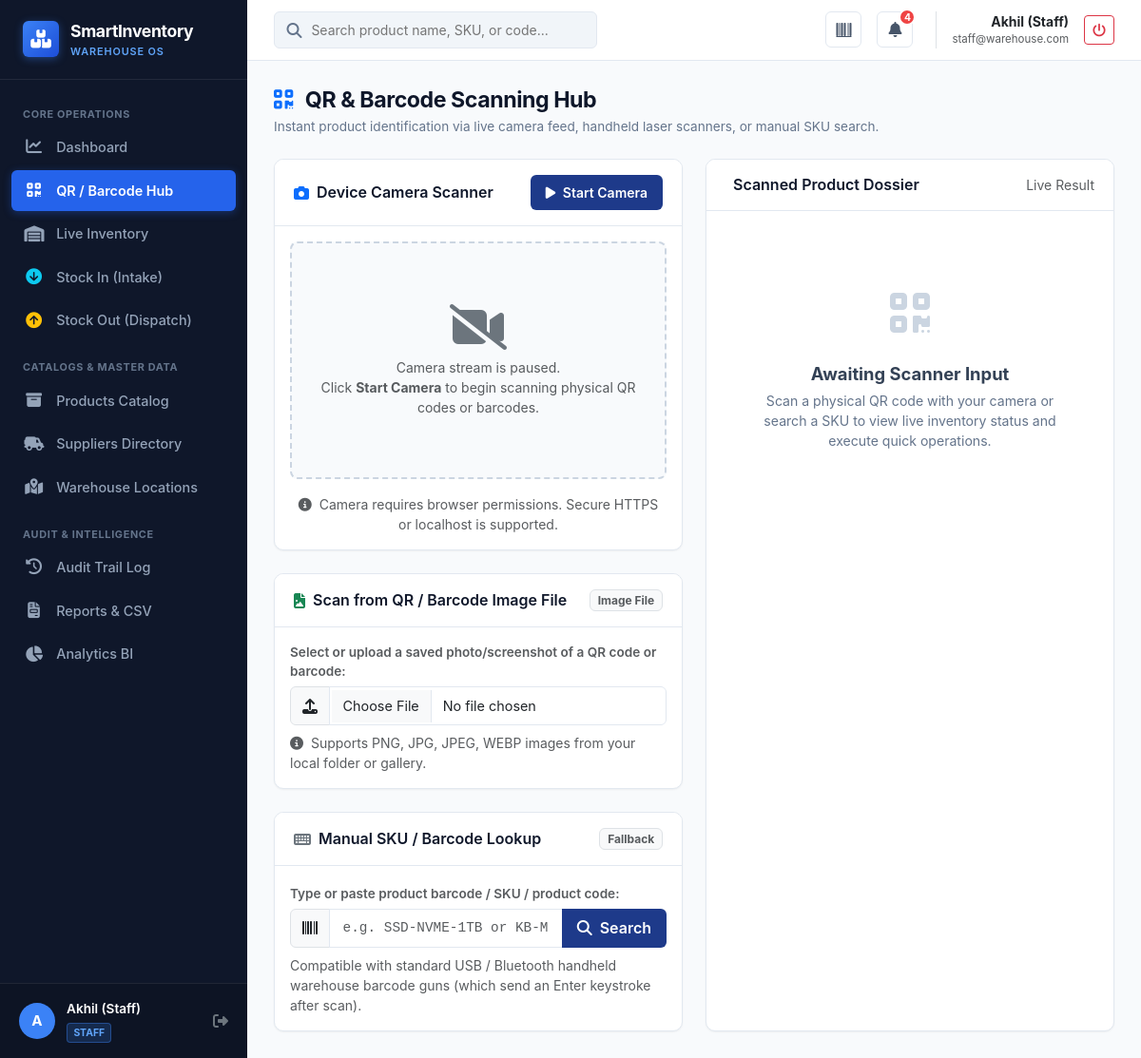
Screenshot of /scanner (signed in) with the database file from the repository.
### app/models.py (models this page shows, shortened)
class User(UserMixin, db.Model):
    __tablename__ = 'users'
    id = db.Column(db.Integer, primary_key=True)
    name = db.Column(db.String(100), nullable=False)
    email = db.Column(db.String(120), unique=True, nullable=False, index=True)
    password_hash = db.Column(db.String(255), nullable=False)
    role = db.Column(
        db.String(20),
        nullable=False,
        default='STAFF'
    )  # ADMIN, STAFF, MANAGER
    is_active_user = db.Column(db.Boolean, default=True, nullable=False)
    created_at = db.Column(
        db.DateTime,
        default=lambda: datetime.now(timezone.utc),
        nullable=False
    )
    qr_code = db.Column(db.String(255), unique=True)
    transactions = db.relationship(
        'InventoryTransaction',
        backref='performer',
        lazy='dynamic'
    )
    @property
    def is_admin(self):
        return self.role == 'ADMIN'
    @property
    def is_staff(self):
        return self.role == 'STAFF'
    @property
    def is_active(self):
        return self.is_active_user

### app/routes/scanner.py (the view)
@scanner_bp.route('/scanner')
@login_required
def index():
    initial_sku = request.args.get('sku', '').strip()
    return render_template('scanner/index.html', initial_sku=initial_sku)

### app/templates/scanner/index.html (shortened to what this page needs)
{% extends 'base.html' %}
{% block content %}
<div class="page-header">
    <div>
        <h1 class="page-title"><i class="fas fa-qrcode text-primary me-2"></i> QR & Barcode Scanning Hub</h1>
        <div class="page-subtitle">Instant product identification via live camera feed, handheld laser scanners, or manual SKU search.</div>
    </div>
</div>
<div class="row g-4">
    <div class="col-lg-6">
        <div class="content-card mb-4">
            <div class="card-header-flex">
                <h6 class="card-heading"><i class="fas fa-camera text-primary"></i> Device Camera Scanner</h6>
                <div>
                    <button id="start-camera-btn" class="btn btn-primary-wh btn-sm">
                        <i class="fas fa-play me-1"></i> Start Camera
                    </button>
                </div>
            </div>
            <div class="p-3 text-center">
                <div id="qr-reader" style="max-width: 480px; margin: 0 auto; min-height: 250px; background-color: #f8fafc; border-radius: 8px; border: 2px dashed #cbd5e1; display: flex; align-items: center; justify-content: center;">
                    <div class="text-muted p-4">
                        <i class="fas fa-video-slash fa-3x mb-2 text-secondary"></i>
                        <p class="mb-0 small">Camera stream is paused.<br>Click <strong>Start Camera</strong> to begin scanning physical QR codes or barcodes.</p>
                    </div>
                </div>
                <div id="camera-status-text" class="mt-3 small text-muted">
                    <i class="fas fa-info-circle me-1"></i> Camera requires browser permissions. Secure HTTPS or localhost is supported.
                </div>
            </div>
        </div>
        <div class="content-card mb-4">
            <div class="card-header-flex">
                <h6 class="card-heading"><i class="fas fa-file-image text-success"></i> Scan from QR / Barcode Image File</h6>
                <span class="badge bg-light text-muted border">Image File</span>
            </div>
            <div class="p-3">
                <label class="form-label small text-muted">Select or upload a saved photo/screenshot of a QR code or barcode:</label>
                <div class="input-group">
                    <span class="input-group-text bg-light"><i class="fas fa-upload"></i></span>
                    <input type="file" id="qr-file-input" class="form-control" accept="image/*">
                </div>
                <div id="file-scan-status" class="small text-muted mt-2">
                    <i class="fas fa-info-circle me-1"></i> Supports PNG, JPG, JPEG, WEBP images from your local folder or gallery.
                </div>
            </div>
        </div>
        <div class="content-card mb-0">
            <div class="card-header-flex">
                <h6 class="card-heading"><i class="fas fa-keyboard text-secondary"></i> Manual SKU / Barcode Lookup</h6>
                <span class="badge bg-light text-muted border">Fallback</span>
            </div>
            <div class="p-3">
                <form id="manual-search-form">
                    <label class="form-label small text-muted">Type or paste product barcode / SKU / product code:</label>
                    <div class="input-group">
                        <span class="input-group-text bg-light"><i class="fas fa-barcode"></i></span>
                        <input type="text" id="manual-sku-input" class="form-control font-monospace" placeholder="e.g. SSD-NVME-1TB or KB-MECH-RGB" required>
                        <button type="submit" class="btn btn-primary-wh">
                            <i class="fas fa-search me-1"></i> Search
                        </button>
                    </div>
                    <div class="form-text small mt-2">
                        Compatible with standard USB / Bluetooth handheld warehouse barcode guns (which send an Enter keystroke after scan).
                    </div>
                </form>
            </div>
        </div>
    </div>
    <div class="col-lg-6">
        <div class="content-card h-100 mb-0">
            <div class="card-header-flex">
                <h6 class="card-heading"> Scanned Product Dossier</h6>
                <span class="text-muted small">Live Result</span>
            </div>
            <div class="p-4" id="scan-result-container">
                <div class="empty-state py-5">
                    <div class="empty-state-icon"><i class="fas fa-qrcode"></i></div>
                    <h5 class="empty-state-title">Awaiting Scanner Input</h5>
                    <p class="empty-state-desc">Scan a physical QR code with your camera or search a SKU to view live inventory status and execute quick operations.</p>
                </div>
            </div>
        </div>
    </div>
</div>
{% endblock %}

### app/templates/base.html (shortened to what this page needs)
<!DOCTYPE html>
<html lang="en">
<head>
    <link href="https://cdn.jsdelivr.net/npm/bootstrap@5.3.3/dist/css/bootstrap.min.css" rel="stylesheet">
    <link href="https://cdnjs.cloudflare.com/ajax/libs/font-awesome/6.5.1/css/all.min.css" rel="stylesheet">
    <link href="{{ url_for('static', filename='css/styles.css') }}" rel="stylesheet">
</head>
<body>
    <div class="app-wrapper">
        <aside class="app-sidebar no-print">
            <div class="sidebar-header">
                <div class="sidebar-logo-icon">
                    <i class="fas fa-boxes-stacked"></i>
                </div>
                <div>
                    <div class="sidebar-brand-text">SmartInventory</div>
                    <div class="sidebar-subbrand">Warehouse OS</div>
                </div>
            </div>
            <ul class="sidebar-menu">
                <div class="sidebar-section-title">Core Operations</div>
                <li>
                    <a href="{{ url_for('dashboard.index') }}" class="sidebar-link {% if request.endpoint == 'dashboard.index' %}active{% endif %}">
                        <i class="fas fa-chart-line"></i>
                        <span>Dashboard</span>
                    </a>
                </li>
                <li>
                    <a href="{{ url_for('scanner.index') }}" class="sidebar-link {% if request.endpoint == 'scanner.index' %}active{% endif %}">
                        <i class="fas fa-qrcode"></i>
                        <span>QR / Barcode Hub</span>
                    </a>
                </li>
                <li>
                    <a href="{{ url_for('inventory.index') }}" class="sidebar-link {% if request.endpoint == 'inventory.index' %}active{% endif %}">
                        <i class="fas fa-warehouse"></i>
                        <span>Live Inventory</span>
                    </a>
                </li>
                {% if current_user.is_admin or current_user.is_staff %}
                <li>
                    <a href="{{ url_for('inventory.stock_in') }}" class="sidebar-link {% if request.endpoint == 'inventory.stock_in' %}active{% endif %}">
                        <i class="fas fa-arrow-circle-down text-info"></i>
                        <span>Stock In (Intake)</span>
                    </a>
                </li>
                <li>
                    <a href="{{ url_for('inventory.stock_out') }}" class="sidebar-link {% if request.endpoint == 'inventory.stock_out' %}active{% endif %}">
                        <i class="fas fa-arrow-circle-up text-warning"></i>
                        <span>Stock Out (Dispatch)</span>
                    </a>
                </li>
                {% endif %}
                <div class="sidebar-section-title mt-2">Catalogs & Master Data</div>
                <li>
                    <a href="{{ url_for('products.index') }}" class="sidebar-link {% if request.blueprint == 'products' %}active{% endif %}">
                        <i class="fas fa-box-archive"></i>
                        <span>Products Catalog</span>
                    </a>
                </li>
                <li>
                    <a href="{{ url_for('suppliers.index') }}" class="sidebar-link {% if request.blueprint == 'suppliers' %}active{% endif %}">
                        <i class="fas fa-truck-field"></i>
                        <span>Suppliers Directory</span>
                    </a>
                </li>
                <li>
                    <a href="{{ url_for('locations.index') }}" class="sidebar-link {% if request.blueprint == 'locations' %}active{% endif %}">
                        <i class="fas fa-map-location-dot"></i>
                        <span>Warehouse Locations</span>
                    </a>
                </li>
                <div class="sidebar-section-title mt-2">Audit & Intelligence</div>
                <li>
                    <a href="{{ url_for('transactions.index') }}" class="sidebar-link {% if request.endpoint == 'transactions.index' %}active{% endif %}">
                        <i class="fas fa-clock-rotate-left"></i>
                        <span>Audit Trail Log</span>
                    </a>
                </li>
                <li>
                    <a href="{{ url_for('reports.index') }}" class="sidebar-link {% if request.blueprint == 'reports' %}active{% endif %}">
                        <i class="fas fa-file-invoice"></i>
                        <span>Reports & CSV</span>
                    </a>
                </li>
                <li>
                    <a href="{{ url_for('analytics.index') }}" class="sidebar-link {% if request.blueprint == 'analytics' %}active{% endif %}">
                        <i class="fas fa-chart-pie"></i>
                        <span>Analytics BI</span>
                    </a>
                </li>
            </ul>
            <div class="sidebar-footer">
                <div class="user-avatar">
                    {{ current_user.name[0] | upper if current_user.is_authenticated else '?' }}
                </div>
                <div class="user-info">
                    <div class="user-name">{{ current_user.name if current_user.is_authenticated else 'Guest' }}</div>
                    {% if current_user.is_authenticated %}
                        <span class="user-role-badge role-{{ current_user.role.lower() }}">{{ current_user.role }}</span>
                    {% endif %}
                </div>
                <a href="{{ url_for('auth.logout') }}" class="text-secondary hover-white ms-auto" title="Log Out">
                    <i class="fas fa-sign-out-alt"></i>
                </a>
            </div>
        </aside>
        <main class="app-main">
            <header class="app-navbar no-print">
                <div class="d-flex align-items-center gap-3">
                    <div class="navbar-search d-none d-md-block">
                        <i class="fas fa-search"></i>
                        <input type="text" id="global-search-input" placeholder="Search product name, SKU, or code...">
                    </div>
                </div>
                <div class="navbar-actions">
                    <a href="{{ url_for('scanner.index') }}" class="nav-icon-btn" title="Open QR & Barcode Scanner">
                        <i class="fas fa-barcode"></i>
                    </a>
                    <button class="nav-icon-btn" id="notification-toggle-btn" title="Low Stock Alerts">
                        <i class="fas fa-bell"></i>
                        {% if low_stock_badge_count > 0 %}
                            <span class="nav-badge">{{ low_stock_badge_count }}</span>
                        {% endif %}
                    </button>
                    <div class="d-flex align-items-center gap-2 border-start ps-3 ms-2">
                        <div class="small text-end d-none d-sm-block">
                            <div class="fw-bold text-dark">{{ current_user.name }}</div>
                            <div class="text-muted" style="font-size: 0.72rem;">{{ current_user.email }}</div>
                        </div>
                        <a href="{{ url_for('auth.logout') }}" class="btn btn-outline-danger btn-sm ms-2" title="Sign Out">
                            <i class="fas fa-power-off"></i>
                        </a>
                    </div>
                </div>
            </header>
            <div class="page-container">
                {% block content %}{% endblock %}
            </div>
        </main>
    </div>
</body>
</html>

### rows the page displays
User: is_active_user+name "A", is_active_user+name "Akhil (Staff)", role "STAFF", name "Akhil (Staff)", email "staff@warehouse.com"

### other values shown
{{ low_stock_badge_count }} "4"
